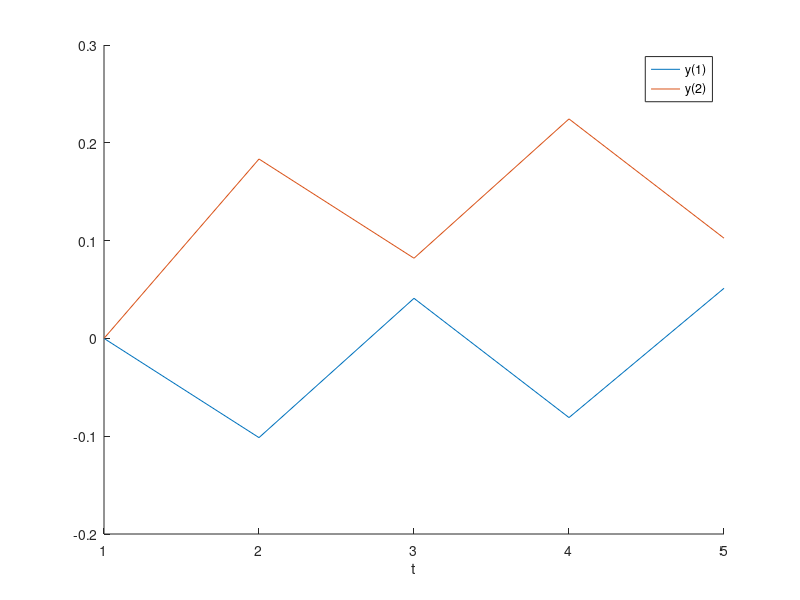

Reproduce this figure in MATLAB.
sigma = 0.1;
alpha1 = -0.5;
alpha2 = 0.5;
mu1 = sqrt(sigma)*randn;
mu2 = sqrt(sigma)*randn;
mu3 = sqrt(sigma)*randn;

n = 5;
Y = zeros(2,n);
z = zeros(1,n);

for t = 2:n
    Y(2,t) = Y(1,t-1) + mu1;
    Y(1,t) = alpha1*Y(1,t-1) + alpha2*Y(2,t-1) + mu2;
    z(t) = Y(1,t) + mu3;
end

t = 1:n;
figure;
hold on;
plot(t,Y(1,:));
plot(t,Y(2,:));
xlabel('t');
legend('y(1)','y(2)');
hold off;